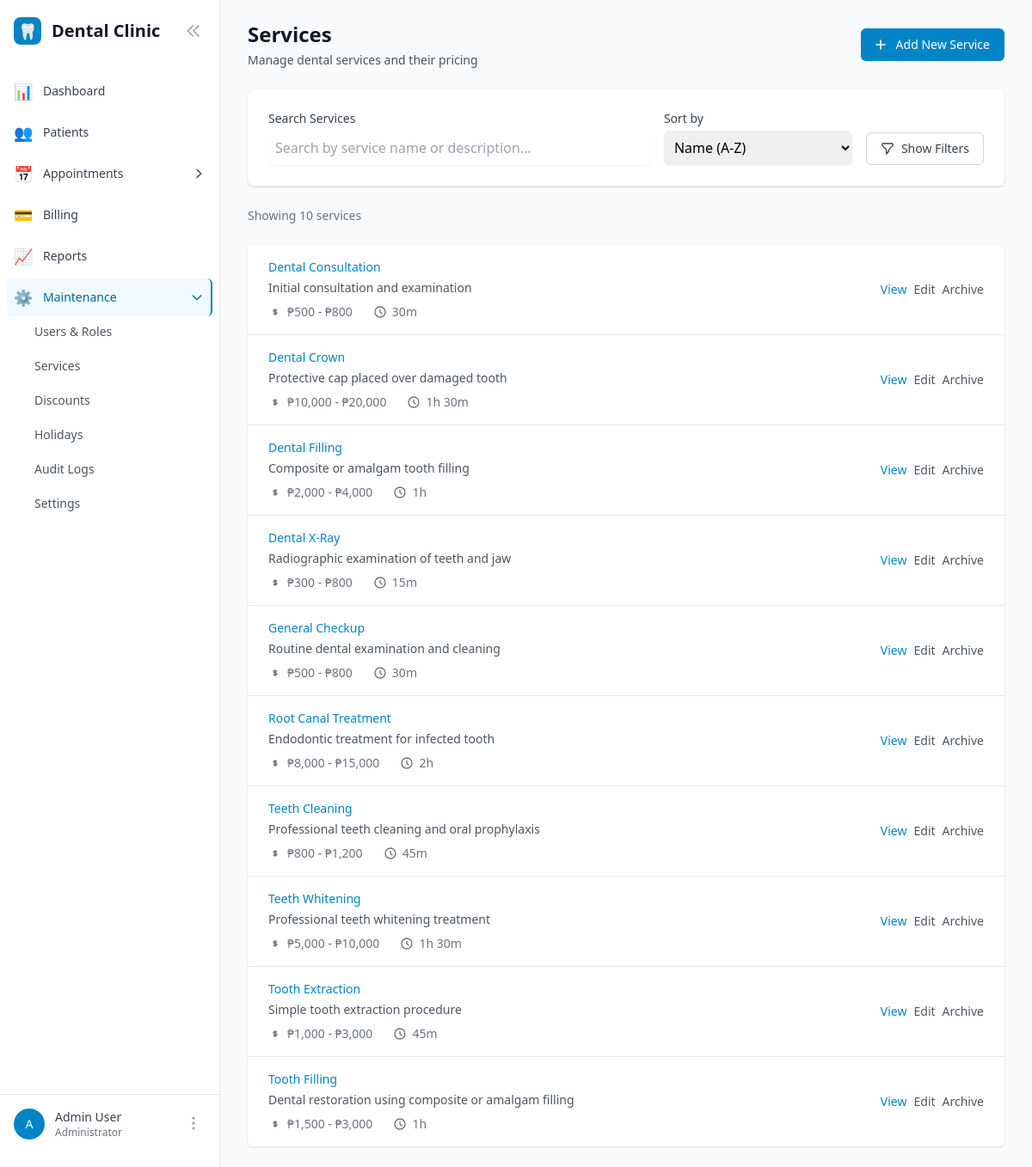
/services/ (signed in), run on an earlier commit of the app's database.
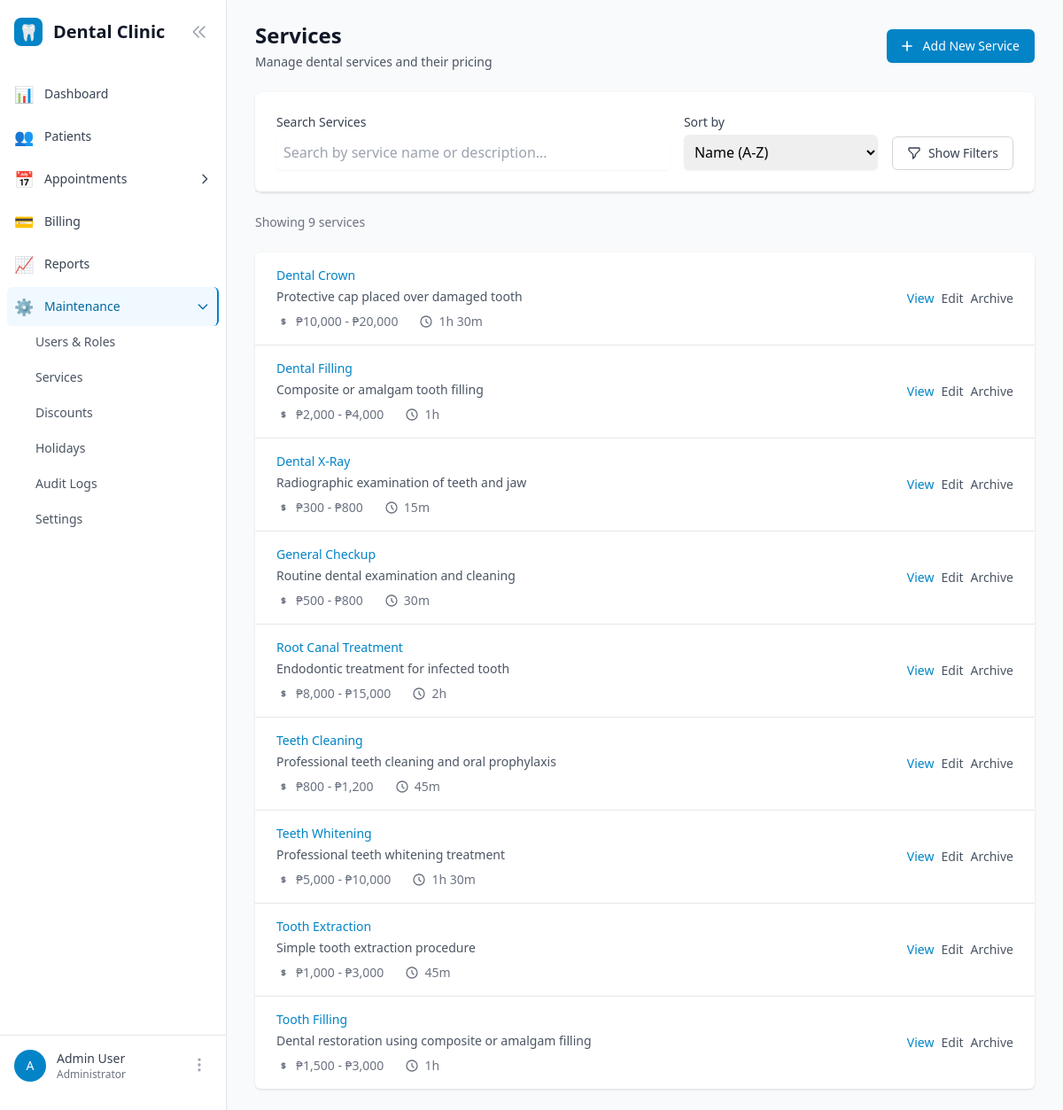
And on a later commit of the database.
### services/models.py (models this page shows, shortened)
class Service(models.Model):
    name = models.CharField(max_length=200)
    description = models.TextField(blank=True)
    duration_minutes = models.PositiveIntegerField(
        default=30,
        help_text="Duration of the service in minutes"
    )
    min_price = models.DecimalField(
        max_digits=10,
        decimal_places=2,
        help_text="Minimum price for this service"
    )
    max_price = models.DecimalField(
        max_digits=10,
        decimal_places=2,
        help_text="Maximum price for this service"
    )
    is_archived = models.BooleanField(default=False)
    created_at = models.DateTimeField(auto_now_add=True)
    updated_at = models.DateTimeField(auto_now=True)
    class Meta:
        ordering = ['name']
    @property
    def price_range_display(self):
        if self.min_price == self.max_price:
            return f"₱{self.min_price:,.0f}"
        return f"₱{self.min_price:,.0f} - ₱{self.max_price:,.0f}"
    @property
    def duration_display(self):
        hours = self.duration_minutes // 60
        minutes = self.duration_minutes % 60
        if hours > 0:
            return f"{hours}h {minutes}m" if minutes > 0 else f"{hours}h"
        return f"{minutes}m"

### services/views.py (the view, shortened to what this page needs)
# urls.py: path('', views.ServiceListView.as_view(), name='service_list'),
class ServiceListView(LoginRequiredMixin, ListView):
    model = Service
    template_name = 'services/service_list.html'
    context_object_name = 'services'
    paginate_by = 15
    def dispatch(self, request, *args, **kwargs):
        if not has_permission(request.user, 'billing'):
            messages.error(request, 'You do not have permission to access this page.')
            return redirect('core:dashboard')
        return super().dispatch(request, *args, **kwargs)
    def get_queryset(self):
        queryset = Service.objects.all()
        search_query = self.request.GET.get('search')
        if search_query:
            queryset = queryset.filter(
                Q(name__icontains=search_query) |
                Q(description__icontains=search_query)
            )
        show_archived = self.request.GET.get('show_archived')
        if not show_archived:
            queryset = queryset.filter(is_archived=False)
        price_range = self.request.GET.get('price_range')
        duration_range = self.request.GET.get('duration_range')
        sort_by = self.request.GET.get('sort', 'name')
        valid_sorts = ['name', '-name', 'min_price', '-min_price', 'duration_minutes',
                      '-duration_minutes', 'created_at', '-created_at', '-updated_at']
        if sort_by in valid_sorts:
            queryset = queryset.order_by(sort_by)
        else:
            queryset = queryset.order_by('name')
        return queryset
    def get_context_data(self, **kwargs):
        context = super().get_context_data(**kwargs)
        context.update({
            'search_query': self.request.GET.get('search', ''),
            'show_archived': self.request.GET.get('show_archived', False),
            'price_range': self.request.GET.get('price_range', ''),
            'duration_range': self.request.GET.get('duration_range', ''),
            'sort_by': self.request.GET.get('sort', 'name'),
        })
        return context

### users/templatetags/user_tags.py (called while the page is built)
@register.filter
def has_permission(user, module_name):
    if not user or not user.is_authenticated:
        return False
    if user.is_superuser:
        return True
    if not hasattr(user, 'role') or not user.role:
        return False
    return user.role.permissions.get(module_name, False)

### templates/services/service_list.html (shortened to what the changed rows need)
{% extends 'base.html' %}
{% load user_tags %}
{% block content %}
<div class="space-y-6">
    <div class="flex justify-between items-center">
        <div>
            <h1 class="text-2xl font-bold text-gray-900">Services</h1>
        </div>
        <a href="{% url 'services:service_create' %}"
           class="inline-flex items-center px-4 py-2 border border-transparent text-sm font-medium rounded-md shadow-sm text-white bg-primary-600 hover:bg-primary-700 focus:outline-none focus:ring-2 focus:ring-offset-2 focus:ring-primary-500">
        </a>
    </div>
    <div class="bg-white rounded-lg shadow">
        <form method="GET" id="filterForm">
        </form>
    </div>
    {% if services %}
        <div class="text-sm text-gray-500">
            Showing {{ paginator.count }} service{{ paginator.count|pluralize }}
        </div>
    {% endif %}
    <div class="bg-white shadow overflow-hidden sm:rounded-md">
        {% if services %}
            <ul class="divide-y divide-gray-200">
                {% for service in services %}
                    <li class="{% if service.is_archived %}bg-gray-50{% endif %}">
                        <div class="px-4 py-4 sm:px-6">
                            <div class="flex items-center justify-between">
                                <div class="flex-1 min-w-0">
                                    <div class="flex items-center space-x-3">
                                        <p class="text-sm font-medium text-primary-600 truncate">
                                            <a href="{% url 'services:service_detail' service.pk %}" class="hover:underline">
                                                {{ service.name }}
                                            </a>
                                        </p>
                                    </div>
                                    {% if service.description %}
                                        <p class="mt-1 text-sm text-gray-600">{{ service.description|truncatechars:100 }}</p>
                                    {% endif %}
                                    <div class="mt-2 flex items-center text-sm text-gray-500 space-x-6">
                                        <div class="flex items-center">
                                            {{ service.price_range_display }}
                                        </div>
                                        <div class="flex items-center">
                                            <svg class="flex-shrink-0 mr-1.5 h-4 w-4" fill="none" stroke="currentColor" viewBox="0 0 24 24">
                                                <path stroke-linecap="round" stroke-linejoin="round" stroke-width="2" d="M12 8v4l3 3m6-3a9 9 0 11-18 0 9 9 0 0118 0z"></path>
                                            </svg>
                                            {{ service.duration_display }}
                                        </div>
                                    </div>
                                </div>
                                <div class="flex items-center space-x-2">
                                    <a href="{% url 'services:service_detail' service.pk %}"
                                       class="text-primary-600 hover:text-primary-900 text-sm font-medium">
                                        View
                                    </a>
                                    <a href="{% url 'services:service_update' service.pk %}"
                                       class="text-gray-600 hover:text-gray-900 text-sm font-medium">
                                        Edit
                                    </a>
                                    <a href="{% url 'services:service_toggle_archive' service.pk %}"
                                       class="text-gray-600 hover:text-gray-900 text-sm font-medium"
                                       onclick="return confirm('Are you sure you want to {% if service.is_archived %}unarchive{% else %}archive{% endif %} this service?')">
                                        {% if service.is_archived %}Unarchive{% else %}Archive{% endif %}
                                    </a>
                                </div>
                            </div>
                        </div>
                    </li>
                {% endfor %}
            </ul>
        {% endif %}
    </div>
</div>
{% endblock %}

What changed in the data, as far as the page shows it:
no longer on this page (row edited): Service: name "Dental Consultation", description "Initial consultation and examination", price_range_display "₱500 - ₱800", duration_display "30m", is_archived "Archive"
Also different on the page:
{{ paginator.count }}: "10" → "9"
